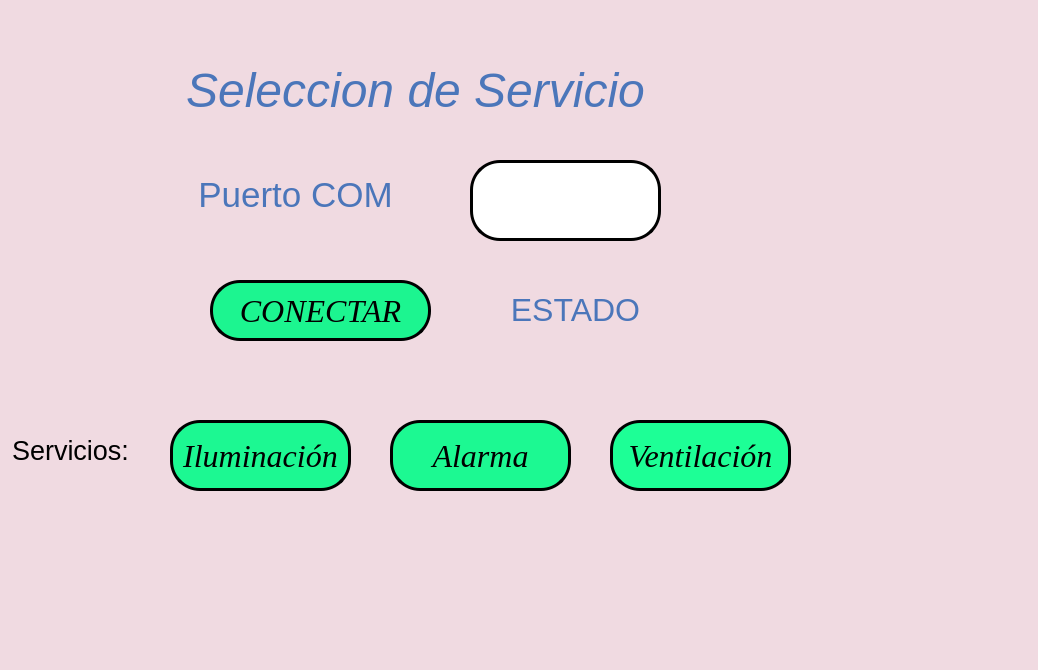
<?xml version="1.0" encoding="UTF-8"?>
<ui version="4.0">
 <class>MainWindow</class>
 <widget class="QMainWindow" name="MainWindow">
  <property name="geometry">
   <rect>
    <x>0</x>
    <y>0</y>
    <width>1038</width>
    <height>670</height>
   </rect>
  </property>
  <property name="windowTitle">
   <string>MainWindow</string>
  </property>
  <property name="styleSheet">
   <string notr="true">background-color: rgb(255, 170, 127);
background-color: rgb(112, 253, 255);
background-color: rgb(255, 255, 255);
background-color: rgb(240, 218, 225);</string>
  </property>
  <widget class="QWidget" name="centralwidget">
   <widget class="QLabel" name="label">
    <property name="geometry">
     <rect>
      <x>10</x>
      <y>0</y>
      <width>161</width>
      <height>141</height>
     </rect>
    </property>
    <property name="styleSheet">
     <string notr="true"/>
    </property>
    <property name="text">
     <string/>
    </property>
    <property name="pixmap">
     <pixmap>:/UAT LOGOS/Logo UAT.png</pixmap>
    </property>
    <property name="scaledContents">
     <bool>true</bool>
    </property>
   </widget>
   <widget class="QLabel" name="label_3">
    <property name="geometry">
     <rect>
      <x>750</x>
      <y>-30</y>
      <width>281</width>
      <height>211</height>
     </rect>
    </property>
    <property name="styleSheet">
     <string notr="true"/>
    </property>
    <property name="text">
     <string/>
    </property>
    <property name="pixmap">
     <pixmap>:/UAT LOGOS/logo facultad de ingenieria uat.png</pixmap>
    </property>
    <property name="scaledContents">
     <bool>true</bool>
    </property>
   </widget>
   <widget class="QLabel" name="label_7">
    <property name="geometry">
     <rect>
      <x>820</x>
      <y>450</y>
      <width>191</width>
      <height>181</height>
     </rect>
    </property>
    <property name="styleSheet">
     <string notr="true"/>
    </property>
    <property name="text">
     <string/>
    </property>
    <property name="pixmap">
     <pixmap>:/Equipo LOGO/logo equipo 3.jpg</pixmap>
    </property>
    <property name="scaledContents">
     <bool>true</bool>
    </property>
   </widget>
   <widget class="QLineEdit" name="txt_com">
    <property name="geometry">
     <rect>
      <x>470</x>
      <y>160</y>
      <width>191</width>
      <height>81</height>
     </rect>
    </property>
    <property name="font">
     <font>
      <pointsize>20</pointsize>
     </font>
    </property>
    <property name="styleSheet">
     <string notr="true">background-color: rgb(255, 255, 255);
border-radius: 30px;
border: 3px solid black;</string>
    </property>
    <property name="text">
     <string/>
    </property>
   </widget>
   <widget class="QLabel" name="label_2">
    <property name="geometry">
     <rect>
      <x>150</x>
      <y>170</y>
      <width>291</width>
      <height>51</height>
     </rect>
    </property>
    <property name="font">
     <font>
      <pointsize>20</pointsize>
     </font>
    </property>
    <property name="text">
     <string>&lt;html&gt;&lt;head/&gt;&lt;body&gt;&lt;p align=&quot;center&quot;&gt;&lt;span style=&quot; font-size:26pt; color:#4b76ba;&quot;&gt;Puerto COM&lt;/span&gt;&lt;/p&gt;&lt;/body&gt;&lt;/html&gt;</string>
    </property>
    <property name="alignment">
     <set>Qt::AlignCenter</set>
    </property>
   </widget>
   <widget class="QLabel" name="txt_estado">
    <property name="geometry">
     <rect>
      <x>450</x>
      <y>280</y>
      <width>251</width>
      <height>61</height>
     </rect>
    </property>
    <property name="font">
     <font>
      <pointsize>20</pointsize>
     </font>
    </property>
    <property name="text">
     <string>&lt;html&gt;&lt;head/&gt;&lt;body&gt;&lt;p&gt;&lt;span style=&quot; font-size:24pt; color:#4b76ba;&quot;&gt;ESTADO&lt;/span&gt;&lt;/p&gt;&lt;/body&gt;&lt;/html&gt;</string>
    </property>
    <property name="alignment">
     <set>Qt::AlignCenter</set>
    </property>
   </widget>
   <widget class="QPushButton" name="btn_accion">
    <property name="geometry">
     <rect>
      <x>210</x>
      <y>280</y>
      <width>221</width>
      <height>61</height>
     </rect>
    </property>
    <property name="font">
     <font>
      <family>Times New Roman</family>
      <pointsize>24</pointsize>
      <weight>50</weight>
      <italic>true</italic>
      <bold>false</bold>
     </font>
    </property>
    <property name="styleSheet">
     <string notr="true">background-color: rgb(255, 255, 255);
font: italic 24pt &quot;Times New Roman&quot;;
border-radius: 30px;
border: 3px solid black;
background-color: rgb(28, 245, 144);</string>
    </property>
    <property name="text">
     <string>CONECTAR</string>
    </property>
   </widget>
   <widget class="QPushButton" name="btn_servicio1">
    <property name="geometry">
     <rect>
      <x>170</x>
      <y>420</y>
      <width>181</width>
      <height>71</height>
     </rect>
    </property>
    <property name="font">
     <font>
      <family>Times New Roman</family>
      <pointsize>24</pointsize>
      <weight>50</weight>
      <italic>true</italic>
      <bold>false</bold>
     </font>
    </property>
    <property name="styleSheet">
     <string notr="true">border-color: rgb(0, 255, 127);
background-color: rgb(28, 248, 146);
font: italic 11pt &quot;Times New Roman&quot;;
font: 24pt &quot;MS Shell Dlg 2&quot;;
font: 75 24pt &quot;Times New Roman&quot;;
font: italic 24pt &quot;Times New Roman&quot;;
border-radius: 30px;
border: 3px solid black;</string>
    </property>
    <property name="text">
     <string>Iluminación</string>
    </property>
   </widget>
   <widget class="QPushButton" name="btn_servicio2">
    <property name="geometry">
     <rect>
      <x>390</x>
      <y>420</y>
      <width>181</width>
      <height>71</height>
     </rect>
    </property>
    <property name="font">
     <font>
      <family>Times New Roman</family>
      <pointsize>24</pointsize>
      <weight>50</weight>
      <italic>true</italic>
      <bold>false</bold>
     </font>
    </property>
    <property name="styleSheet">
     <string notr="true">background-color: rgb(255, 255, 255);
background-color: rgb(28, 249, 146);
font: italic 24pt &quot;Times New Roman&quot;;
border-radius: 30px;
border: 3px solid black;</string>
    </property>
    <property name="text">
     <string>Alarma</string>
    </property>
   </widget>
   <widget class="QPushButton" name="btn_servicio3">
    <property name="geometry">
     <rect>
      <x>610</x>
      <y>420</y>
      <width>181</width>
      <height>71</height>
     </rect>
    </property>
    <property name="font">
     <font>
      <family>Times New Roman</family>
      <pointsize>24</pointsize>
      <weight>50</weight>
      <italic>true</italic>
      <bold>false</bold>
     </font>
    </property>
    <property name="styleSheet">
     <string notr="true">background-color: rgb(255, 255, 255);
background-color: rgb(29, 255, 150);
font: italic 24pt &quot;Times New Roman&quot;;
border-radius: 30px;
border: 3px solid black;</string>
    </property>
    <property name="text">
     <string>Ventilación</string>
    </property>
   </widget>
   <widget class="QLabel" name="txt_estado_2">
    <property name="geometry">
     <rect>
      <x>0</x>
      <y>420</y>
      <width>141</width>
      <height>61</height>
     </rect>
    </property>
    <property name="font">
     <font>
      <pointsize>20</pointsize>
     </font>
    </property>
    <property name="text">
     <string>Servicios:</string>
    </property>
    <property name="alignment">
     <set>Qt::AlignCenter</set>
    </property>
   </widget>
   <widget class="QLabel" name="txt_estado_3">
    <property name="geometry">
     <rect>
      <x>180</x>
      <y>60</y>
      <width>471</width>
      <height>61</height>
     </rect>
    </property>
    <property name="font">
     <font>
      <pointsize>20</pointsize>
     </font>
    </property>
    <property name="text">
     <string>&lt;html&gt;&lt;head/&gt;&lt;body&gt;&lt;p align=&quot;center&quot;&gt;&lt;span style=&quot; font-size:36pt; font-style:italic; color:#4b76ba;&quot;&gt;Seleccion de Servicio&lt;/span&gt;&lt;/p&gt;&lt;/body&gt;&lt;/html&gt;</string>
    </property>
    <property name="alignment">
     <set>Qt::AlignCenter</set>
    </property>
   </widget>
  </widget>
  <widget class="QStatusBar" name="statusbar"/>
 </widget>
 <resources>
  <include location="Recursos.qrc"/>
  <include location="../Archivos/Recursos.qrc"/>
 </resources>
 <connections/>
</ui>
